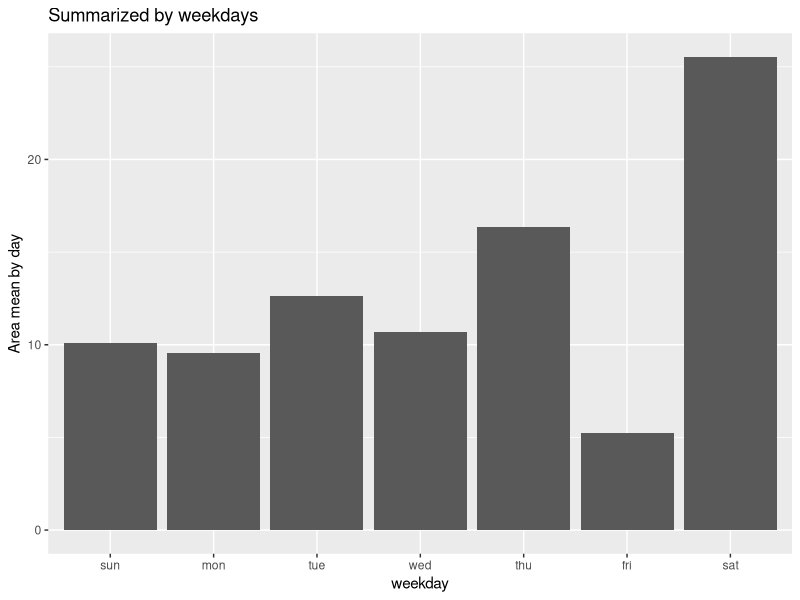
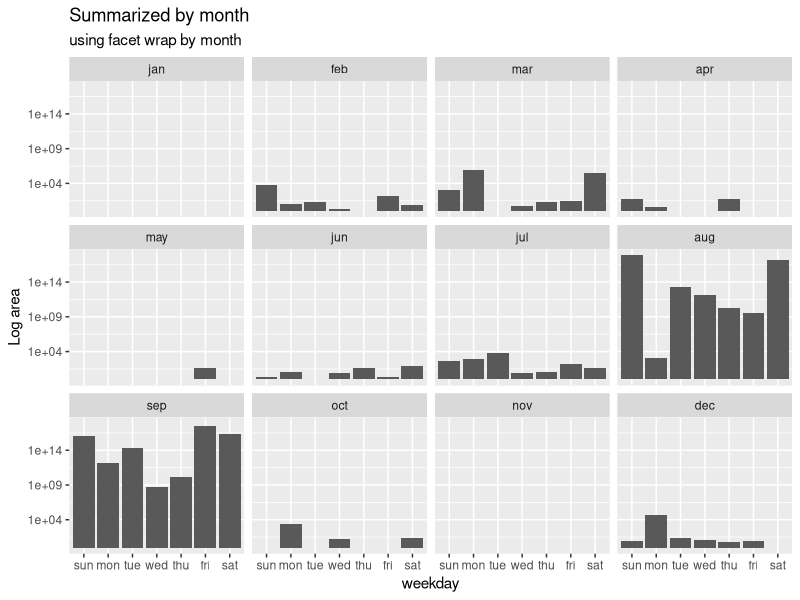
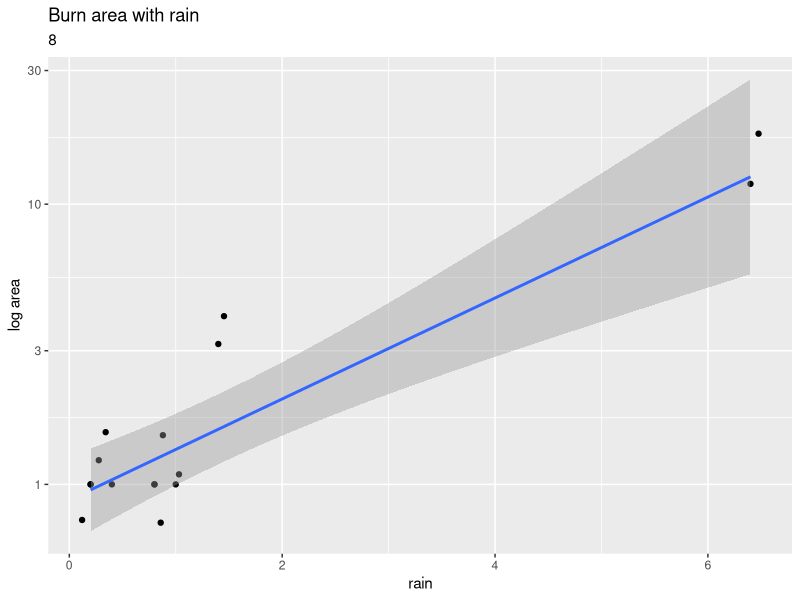
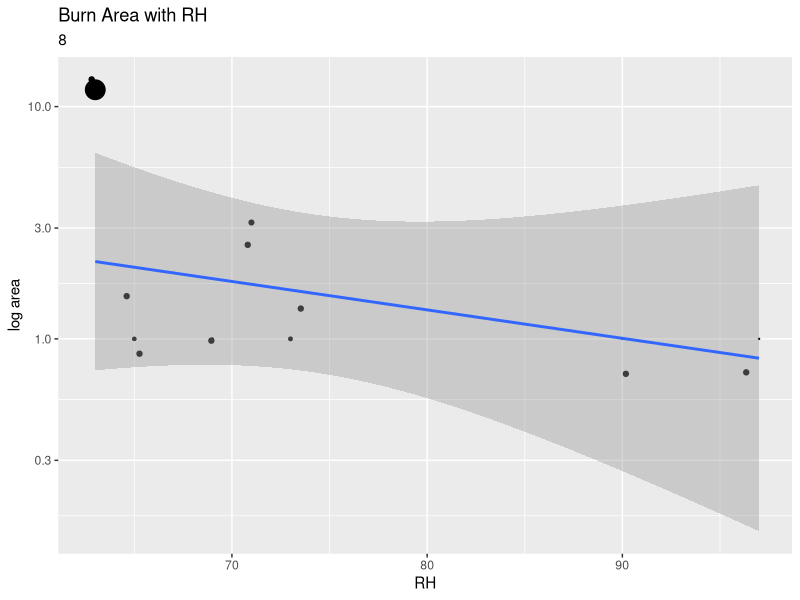
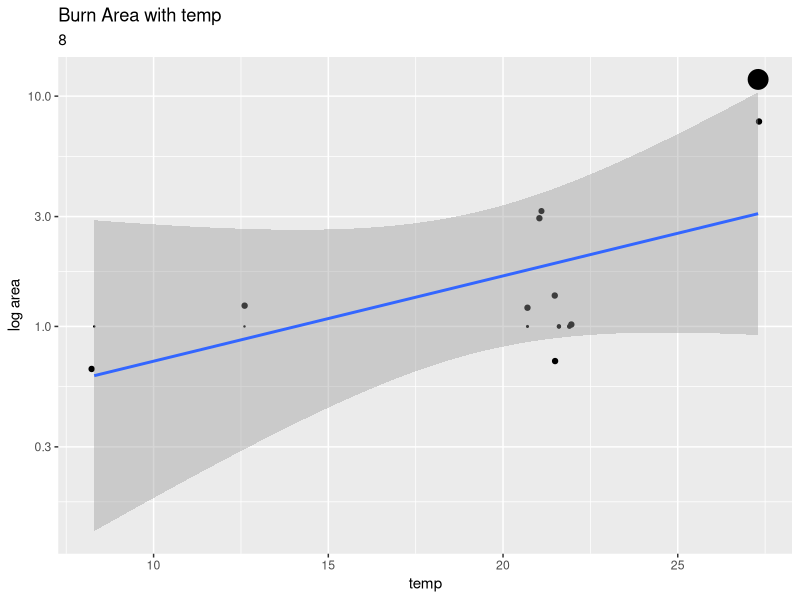
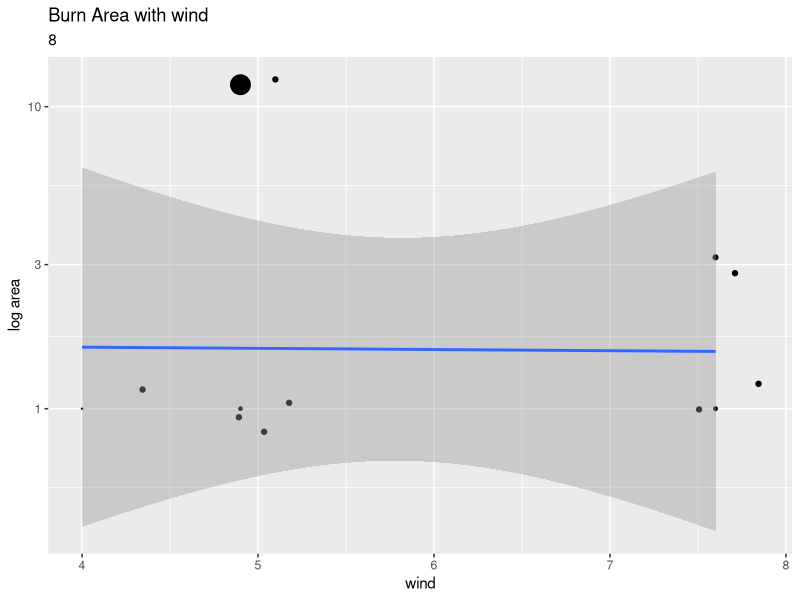
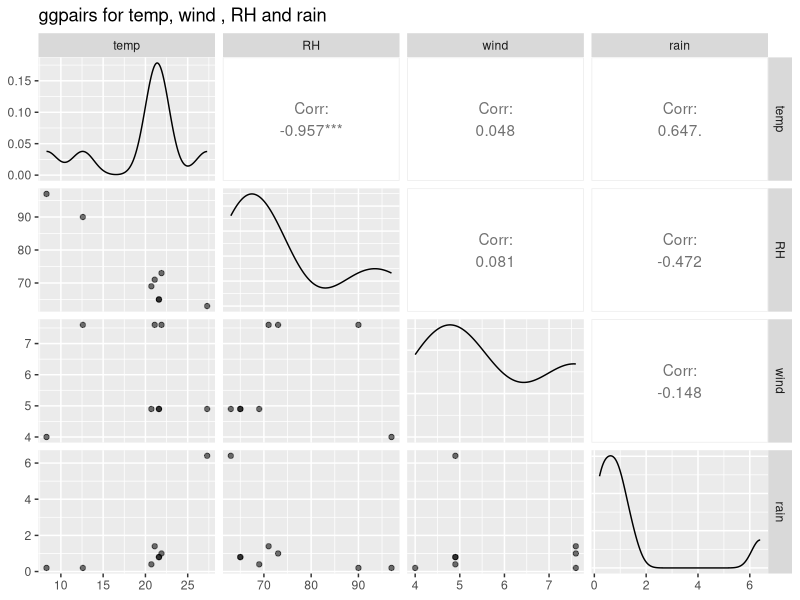
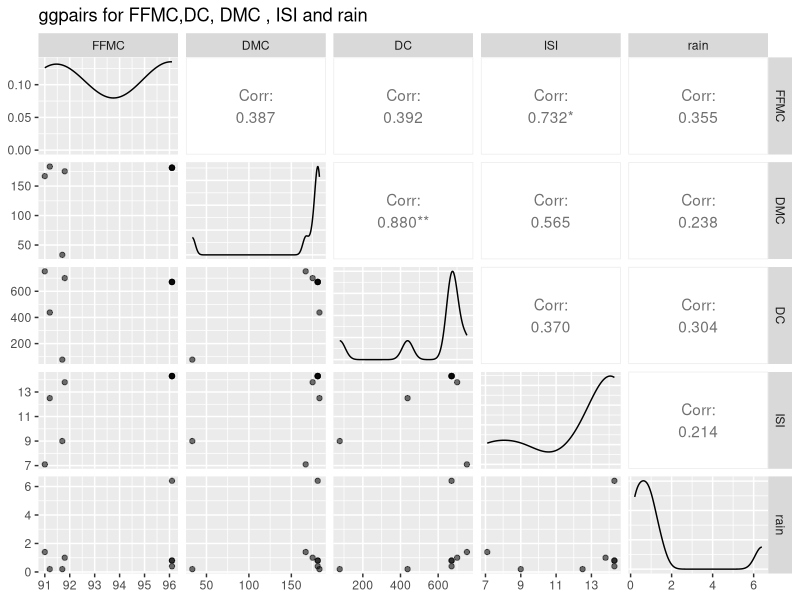

The R source for these figures, in order:
## ---- chunk 1
library(dplyr)
library(ggplot2)
#install.packages("GGally")
library(GGally)
library(tidyverse)
## ---- chunk 2
setwd('C:/Users/kiran/Documents/GitHub/My-data') #reading file from local drive
df = read.delim('forestfires.tsv', header = TRUE, sep = '\t')
head(df)
df$month <- as.factor(df$month) #changing into factors
df$day <- as.factor(df$day) #changing into factors
summary(df)
df$area %>% summary()
## ---- chunk 3

levels(df$month) # to verify level and order
levels(df$day)
#average burn area recorded is 12.85
#modifying the order to plot 
df$month = factor(df$month, 
                  levels = c('jan','feb' ,'mar', 'apr', 'may' , 'jun', 'jul' , 'aug', 'sep' ,'oct', 'nov', 'dec'))

df$day = factor(df$day, 
                levels = c('sun','mon','tue', 'wed', 'thu', 'fri', 'sat'))
levels(df$day)

burn_day = 
  df %>% 
    group_by(day) %>%
    summarize(area_mean1 = mean(area))

df2 <- burn_day %>% select(day, area_mean1)
df2
#per day plot
ggplot(burn_day) +
  geom_bar(mapping = aes(x =day, y = area_mean1) , stat = "identity") +
   
   ggtitle(label = "Summarized by weekdays") +
   labs( y = "Area mean by day", x = "weekday")
 


  
#plot for overall with log scale for better data review for reviewing cause vs correlation 
df %>% ggplot() +
  geom_bar(mapping = aes(x = day, y = area + 1) , stat = "identity") +
  facet_wrap(~ month) +
  scale_y_log10() +
  ggtitle(label = "Summarized by month",
          subtitle = "using facet wrap by month") +
  labs( y = "Log area", x = "weekday")
  

  

  
## ---- chunk 4
df_rain <- df %>% filter(df$rain>0) 
print("summary of area with rain")  
df_rain %>% summary()
nrow(df_rain)


#plot of Burn area with rain


ggplot(df_rain,aes(x = rain, y = area + 1))  +  # plotting burn area vs. relative humidity
  geom_point() +  # scatter plot
  geom_jitter() +
  scale_y_log10() +
  geom_smooth(method = "lm", se = TRUE)  + # add linear trendline 
  ggtitle(label = "Burn area with rain", nrow(df_rain)) +
  labs( y = "log area")
## ---- chunk 5
#plot of burn area with rain with factors of  humidity, wind & temp

ggplot(df_rain,aes(x = RH, y = area + 1))  +  # plotting burn area vs. FFMC
  geom_point(size = df_rain$rain) +  # scatter plot
  geom_jitter() +
  geom_smooth(method = "lm", se = TRUE)  + # add linear trendline 
  ggtitle(label = "Burn Area with RH", nrow(df_rain)) +
  scale_y_log10() +
  labs( y = "log area")

ggplot(df_rain,aes(x = temp, y = area +1))  +  # plotting burn area vs. DMC
  geom_point(size = df_rain$rain) +  # scatter plot
  geom_jitter() +
  geom_smooth(method = "lm", se = TRUE)  + # add linear trendline 
  #facet_grid(day~month) + 
  ggtitle(label = "Burn Area with temp", nrow(df_rain))+
  scale_y_log10() +
  labs( y = "log area")

ggplot(df_rain,aes(x = wind, y = area + 1))  +  # plotting burn area vs. DC
  geom_point(size = df_rain$rain) +  # scatter plot
  geom_jitter() +
  geom_smooth(method = "lm", se = TRUE)  + # add linear trendline 
  #facet_grid(day~month) + 
  ggtitle(label = "Burn Area with wind", nrow(df_rain)) +
  scale_y_log10() +
  labs( y = "log area")




#ggpairs with temp, RH, wind , rain to understand any correlation with rain with other factors
ggpairs(select(df_rain, temp, RH, wind, rain), mapping = aes(alpha =0.5)) +
  ggtitle(label ="ggpairs for temp, wind , RH and rain ")

#ggpairs with idex
ggpairs(select(df_rain, FFMC, DMC, DC, ISI, rain), mapping = aes(alpha =0.5)) +
  ggtitle(label ="ggpairs for FFMC,DC, DMC , ISI and rain ")

## ---- chunk 6
df_zeroburn <- df %>% filter(df$area == 0) #zero burn area has negligible burn area but fires were recorded. 
df_zeroburn %>% summary()
ggplot(df_zeroburn, aes(x = month)) +
  geom_bar() +
  ggtitle(label = " Plot of month vs zero burn area")


## ---- chunk 7
df$wind %>% summary()
#average wind is 4.08 from table 


 
df_heatmap =
  df %>%
    filter(wind > 4.08) %>% #filtered wind values > average value of 4.08
    group_by(X , Y) %>%
    summarize(area_max = max(area))

df_heatmap
#heat map
ggplot(df_heatmap, aes(x = factor(X), y = factor(Y), fill = area_max)) +  # 3-dimensional data, with the area_mean (3rd variable) being used for the fill
  geom_tile() +  # 2-dimensional 'heat-map'
  scale_fill_gradient2() + # gradient fill, corresponding to area_mean
   ggtitle(label = "Heat map") +
   labs(y = "y coordinate" , x ="x coordinate")



## ---- chunk 8

df$log_area = log10(df$area + 1)

df_worain <-df %>% filter(df$rain == 0) %>% select(wind, temp,log_area, day)


ggpairs(select(df_worain, wind, temp, log_area, day),mapping = aes(color = day, alpha = 0.5)) +
  ggtitle(label = "ggpairs with  wind, temp and log_area color as day")


ggpairs(select(df_worain, wind, temp, log_area, day),mapping = aes (alpha = 0.5)) +
   ggtitle(label = "ggpairs for wind, temp, log_area and day")




